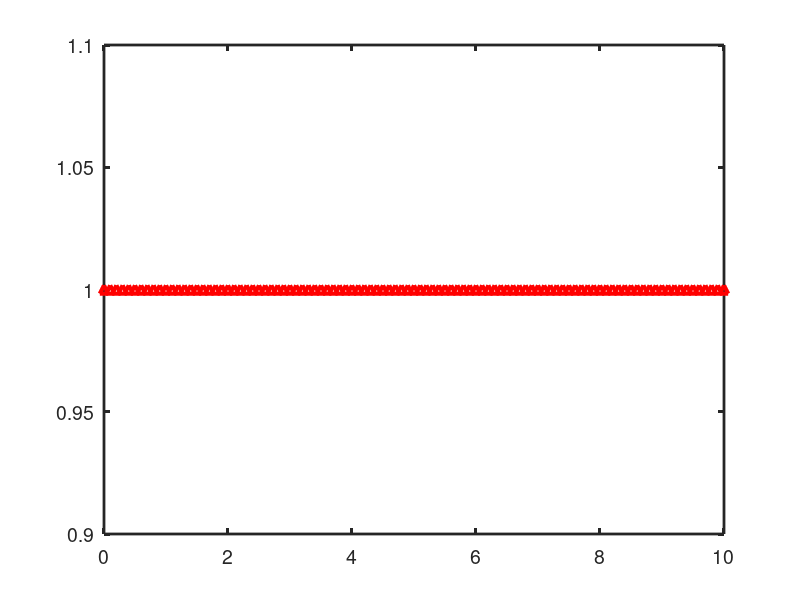
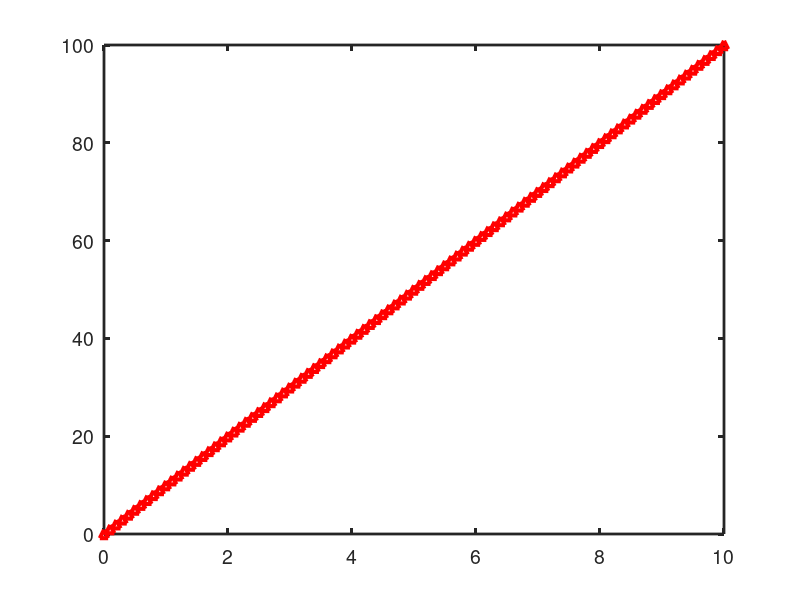
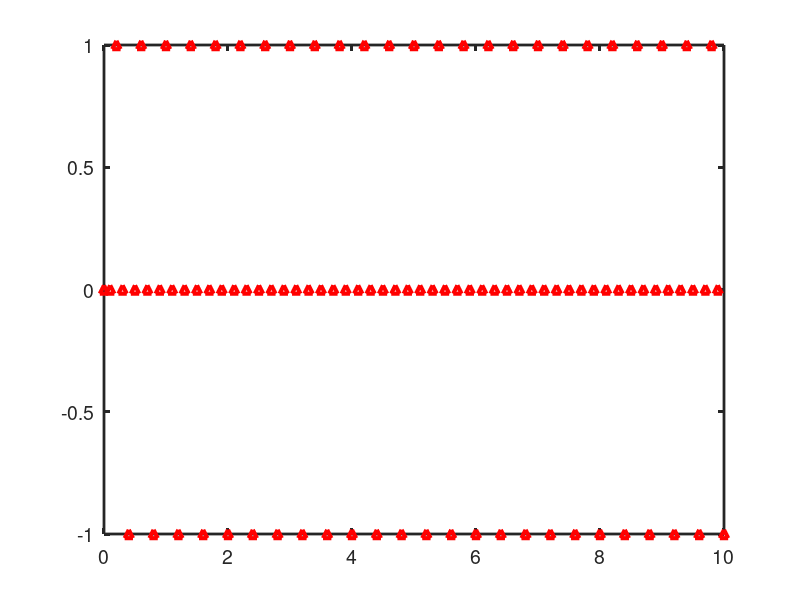
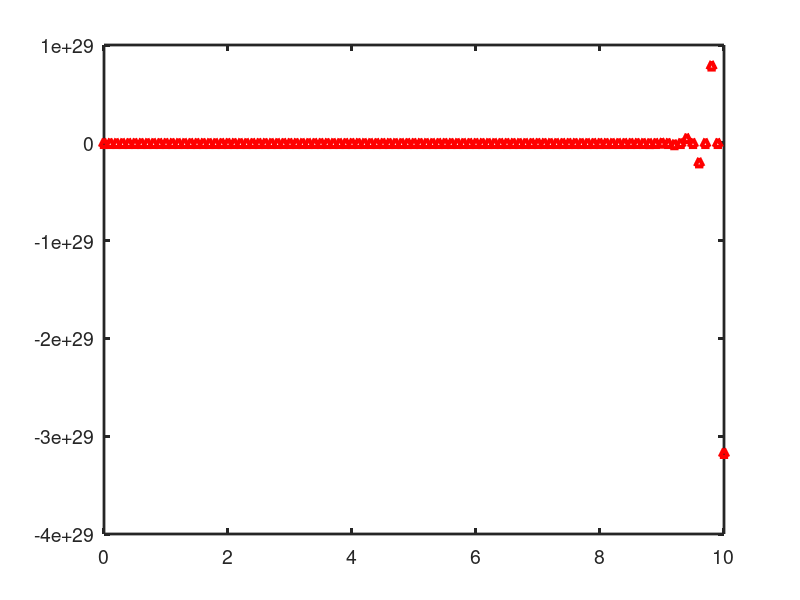

Reproduce these figures in MATLAB, in order.
%%%%%%%%%%%%%%%%%%%%%%%%%%%%%%%%%%%%%%%%%%%%%%%%%%%%%%%%%%%%%%%%%%%%
%% 1 - Preparação do código 
%% 
%% Boas práticas: limpeza de variáveis; variáveis globais
%% Constantes; carregar bibliotecas;...
%%
%%% Limpeza

clc;          % limpa visual da tela de comandos
close all;    % limpa as figuras
clear all;    % limpa as variáveis

% pacotes importantes
pkg load signal;  
pkg load control;

%%%%%%%%%%%%%%%%%%%%%%%%%%%%%%%%%%%%%%%%%%%%%%%%%%%%%%%%%%%%%%%%%%%%
%% 1 - Função de transferencia em Z
%%
%%%%    numerador  ==> z^2 - z e^(-aT) cos (wT)

%%%%    denominador ==> z^2 - 2 z e^(-aT) cos (wT) + e^(-2aT)

%%%%    tempo     ==> y(t) = e^(-akT) cos(wkT)

%%%%%%%%%%%%% PARAMETROS

% 1 - T : Taxa de amostragem
% 2 - w : frequencia angular do sinal   --> 2 pi f = w
% 3 - a : expoente da exponencial       
% 4 - k : indice da amostra

%%% ATRIBUINDO VALORES

Np  = 10;             % numero de periodos

f   = 1;              % sinal tem freq de 1 Hz
w   = 2 * pi * f;     % freq angular 
To  = 1/f;            % periodo do sinal

fs  = 10;             % freq de amostragem acima do min (2 * f -- min)
T   = 1/fs;           % periodo de amostragem

a   = 1;              % cte de tempo da exponencial -- como ela atenua o sinal (!!!!!) -- amortecimento

k   = [0:1:Np*fs];    % indice de cada amostra


%% MODELO MATEMATICO DA FUNÇÃO NO DOMINIO Z

%%%%%%%%%%%%%%%%%%%%%%%%%%%%%%%%%%%%%%%%%%%%%%%%%%%%%%%%%%%%%%%%%%%%
%% 2 - EXERCICIOS

%%%%%%%%%%%%%%%%%%%%%%%%%%%%%%%%%%%%%
%% 1
%%%%    numerador  ==> z

%%%%    denominador ==> z - 1
N1   = [1 0];
D1   = [1 -1];
Y1z = tf(N1,D1,T);
%% INSTAVEL
 

%%%%%%%%%%%%%%%%%%%%%%%%%%%%%%%%%%%%%
%% 2
%%%%    numerador  ==> z

%%%%    denominador ==> (Z - 1)^2 -- z^2 - 2*z + 1
N2   = [0 1 0];
D2   = [1 -2 1];
Y2z = tf(N2,D2,T);
%% ESTAVEL

%%%%%%%%%%%%%%%%%%%%%%%%%%%%%%%%%%%%%
%% 3
%%%%    numerador  ==> 1

%%%%    denominador ==> z^2 + 1
N3   = [0 0 1];
D3   = [1 0 1];
Y3z = tf(N3,D3,T);
%% MARGINALMENTE ESTAVEL

%%%%%%%%%%%%%%%%%%%%%%%%%%%%%%%%%%%%%
%% 4
%%%%    numerador  ==> 1

%%%%    denominador ==> z^2 + 2z + 10
N4   = [0 0 1];
D4   = [1 2 10];
Y4z = tf(N4,D4,T);
%% ESTÁVEL 

%%%%%%%%%%%%%%%%%%%%%%%%%%%%%%%%%%%%%
%% 5
%%%%    numerador  ==> 1

%%%%    denominador ==> z^2 + 4
N5   = [0 0 1];
D5   = [1 0 4];
Y5z = tf(N5,D5,T);
%% MARGINALMENTE ESTÁVEL

%%%%%%%%%%%%%%%%%%%%%%%%%%%%%%%%%%%%%
%% 6 -- ERRO -- Grau do polinomio
%% multiplica pelo maior grau do numerador (5)
%%% para calcular o presente, teria que saber o futuro

%%%%    numerador  ==> z^5

%%%%    denominador ==> z^2 + 1
N6   = [1 0 0 0 0 0];
D6   = [1 0 0 1 0 1];
Y6z = tf(N6,D6,T);
%% MARGINALMENTE ESTÁVEL

%%%%%%%%%%%%%%%%%%%%%%%%%%%%%%%%%%%%%
%% 7
%%%%    numerador  ==> z^2 + 2z + 1

%%%%    denominador ==> z^2 + 1
N7   = [1 2 1];
D7   = [1 0 1];
Y7z = tf(N7,D7,T);
%% MARGINALMENTE ESTÁVEL

%%%%%%%%%%%%%%%%%%%%%%%%%%%%%%%%%%%%%
%% 8
%%%%    numerador  ==> 1

%%%%    denominador ==> z^2 + 2z + 1
N8   = [0 0 1];
D8   = [1 2 1];
Y8z = tf(N8,D8,T);
%% ESTÁVEL

%%%%%%%%%%%%%%%%%%%%%%%%%%%%%%%%%%%%%
%% 9
%%%%    numerador  ==> 1

%%%%    denominador ==> z^2 + 1.5
N9   = [0 0 1];
D9   = [1 0 1.5];
Y9z = tf(N9,D9,T);
%% MARGINALMENTE ESTÁVEL

%% Próxima aula serão explicados como analisar os pólos e sua influencia na estabilidade
%% do sistema

figure(1)
%% sintetizador do sinal
impz(N1,D1,length(k),fs);
%%% Qualidade do gráfico
set(findall(gcf,'Type','line'),'LineWidth',3);
set(gca,'FontSize',14,'LineWidth',2);

figure(2)
%% sintetizador do sinal
impz(N2,D2,length(k),fs);
%%% Qualidade do gráfico
set(findall(gcf,'Type','line'),'LineWidth',3);
set(gca,'FontSize',14,'LineWidth',2);


figure(3)
%% sintetizador do sinal
impz(N3,D3,length(k),fs);
%%% Qualidade do gráfico
set(findall(gcf,'Type','line'),'LineWidth',3);
set(gca,'FontSize',14,'LineWidth',2);

figure(4)
%% sintetizador do sinal
impz(N4,D4,length(k),fs);
%%% Qualidade do gráfico
set(findall(gcf,'Type','line'),'LineWidth',3);
set(gca,'FontSize',14,'LineWidth',2);


figure(5)
%% sintetizador do sinal
impz(N5,D5,length(k),fs);
%%% Qualidade do gráfico
set(findall(gcf,'Type','line'),'LineWidth',3);
set(gca,'FontSize',14,'LineWidth',2);

figure(6)
%% sintetizador do sinal
impz(N6,D6,length(k),fs);
%%% Qualidade do gráfico
set(findall(gcf,'Type','line'),'LineWidth',3);
set(gca,'FontSize',14,'LineWidth',2);

figure(7)
%% sintetizador do sinal
impz(N7,D7,length(k),fs);
%%% Qualidade do gráfico
set(findall(gcf,'Type','line'),'LineWidth',3);
set(gca,'FontSize',14,'LineWidth',2);

figure(8)
%% sintetizador do sinal
impz(N8,D8,length(k),fs);
%%% Qualidade do gráfico
set(findall(gcf,'Type','line'),'LineWidth',3);
set(gca,'FontSize',14,'LineWidth',2);


figure(9)
%% sintetizador do sinal
impz(N9,D9,length(k),fs);
%%% Qualidade do gráfico
set(findall(gcf,'Type','line'),'LineWidth',3);
set(gca,'FontSize',14,'LineWidth',2);